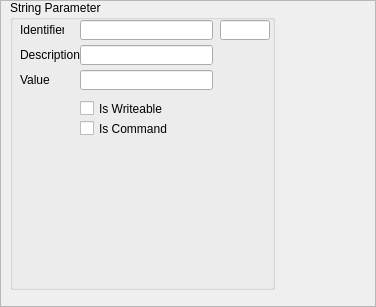
<?xml version="1.0" encoding="UTF-8"?>
<ui version="4.0">
 <class>StringParameterView</class>
 <widget class="QFrame" name="StringParameterView">
  <property name="geometry">
   <rect>
    <x>0</x>
    <y>0</y>
    <width>376</width>
    <height>307</height>
   </rect>
  </property>
  <property name="windowTitle">
   <string>Frame</string>
  </property>
  <property name="frameShape">
   <enum>QFrame::StyledPanel</enum>
  </property>
  <property name="frameShadow">
   <enum>QFrame::Raised</enum>
  </property>
  <widget class="QGroupBox" name="groupBox">
   <property name="geometry">
    <rect>
     <x>10</x>
     <y>0</y>
     <width>265</width>
     <height>290</height>
    </rect>
   </property>
   <property name="title">
    <string>String Parameter</string>
   </property>
   <property name="flat">
    <bool>false</bool>
   </property>
   <widget class="QLineEdit" name="numberText">
    <property name="geometry">
     <rect>
      <x>210</x>
      <y>20</y>
      <width>50</width>
      <height>20</height>
     </rect>
    </property>
    <property name="readOnly">
     <bool>true</bool>
    </property>
   </widget>
   <widget class="QLineEdit" name="descriptionText">
    <property name="geometry">
     <rect>
      <x>70</x>
      <y>45</y>
      <width>133</width>
      <height>20</height>
     </rect>
    </property>
    <property name="readOnly">
     <bool>false</bool>
    </property>
   </widget>
   <widget class="QLabel" name="label_2">
    <property name="geometry">
     <rect>
      <x>10</x>
      <y>45</y>
      <width>61</width>
      <height>20</height>
     </rect>
    </property>
    <property name="text">
     <string>Description</string>
    </property>
   </widget>
   <widget class="QLineEdit" name="identifierText">
    <property name="geometry">
     <rect>
      <x>70</x>
      <y>20</y>
      <width>133</width>
      <height>20</height>
     </rect>
    </property>
    <property name="readOnly">
     <bool>true</bool>
    </property>
   </widget>
   <widget class="QLabel" name="label">
    <property name="geometry">
     <rect>
      <x>10</x>
      <y>20</y>
      <width>44</width>
      <height>20</height>
     </rect>
    </property>
    <property name="text">
     <string>Identifier</string>
    </property>
   </widget>
   <widget class="QCheckBox" name="isWriteableBox">
    <property name="geometry">
     <rect>
      <x>70</x>
      <y>100</y>
      <width>131</width>
      <height>17</height>
     </rect>
    </property>
    <property name="text">
     <string>Is Writeable</string>
    </property>
   </widget>
   <widget class="QCheckBox" name="isCommandCheckBox">
    <property name="geometry">
     <rect>
      <x>70</x>
      <y>120</y>
      <width>131</width>
      <height>17</height>
     </rect>
    </property>
    <property name="text">
     <string>Is Command</string>
    </property>
   </widget>
   <widget class="QLabel" name="label_6">
    <property name="geometry">
     <rect>
      <x>10</x>
      <y>70</y>
      <width>51</width>
      <height>20</height>
     </rect>
    </property>
    <property name="text">
     <string>Value</string>
    </property>
   </widget>
   <widget class="QLineEdit" name="valueText">
    <property name="geometry">
     <rect>
      <x>70</x>
      <y>70</y>
      <width>133</width>
      <height>20</height>
     </rect>
    </property>
   </widget>
  </widget>
 </widget>
 <resources/>
 <connections>
  <connection>
   <sender>valueText</sender>
   <signal>editingFinished()</signal>
   <receiver>StringParameterView</receiver>
   <slot>updateEntityValue()</slot>
   <hints>
    <hint type="sourcelabel">
     <x>146</x>
     <y>159</y>
    </hint>
    <hint type="destinationlabel">
     <x>194</x>
     <y>158</y>
    </hint>
   </hints>
  </connection>
  <connection>
   <sender>isCommandCheckBox</sender>
   <signal>clicked()</signal>
   <receiver>StringParameterView</receiver>
   <slot>updateEntityCommand()</slot>
   <hints>
    <hint type="sourcelabel">
     <x>145</x>
     <y>108</y>
    </hint>
    <hint type="destinationlabel">
     <x>194</x>
     <y>158</y>
    </hint>
   </hints>
  </connection>
  <connection>
   <sender>descriptionText</sender>
   <signal>editingFinished()</signal>
   <receiver>StringParameterView</receiver>
   <slot>updateEntityDescription()</slot>
   <hints>
    <hint type="sourcelabel">
     <x>143</x>
     <y>55</y>
    </hint>
    <hint type="destinationlabel">
     <x>194</x>
     <y>158</y>
    </hint>
   </hints>
  </connection>
  <connection>
   <sender>isWriteableBox</sender>
   <signal>clicked()</signal>
   <receiver>StringParameterView</receiver>
   <slot>updateEntityWriteable()</slot>
   <hints>
    <hint type="sourcelabel">
     <x>145</x>
     <y>88</y>
    </hint>
    <hint type="destinationlabel">
     <x>194</x>
     <y>158</y>
    </hint>
   </hints>
  </connection>
 </connections>
 <slots>
  <slot>updateEntityDescription()</slot>
  <slot>updateEntityValue()</slot>
  <slot>updateEntityMax()</slot>
  <slot>updateEntityWriteable()</slot>
  <slot>updateEntityCommand()</slot>
 </slots>
</ui>
